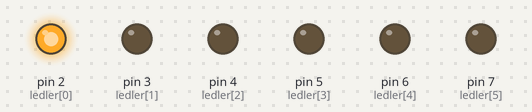
The sketch below on a simulated Arduino Uno, built with avr-gcc and run on an emulated ATmega328P. On the bench: output pins drawn as LEDs (lit = HIGH).

Above: at 0.02 s.
At 0.47 s:
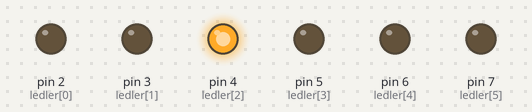
At 0.67 s:
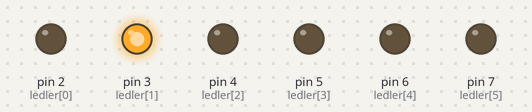
At 1.37 s:
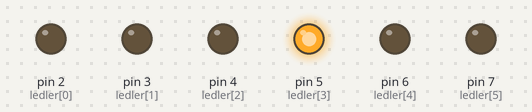
At 2.02 s:
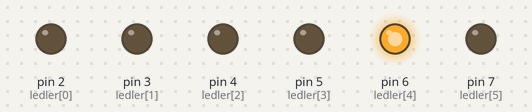
At 2.7 s:
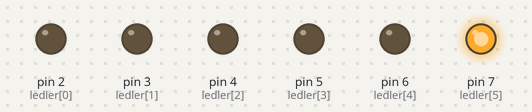
Timing chart, 0 to 3.0 s (numbered marks = the images above):
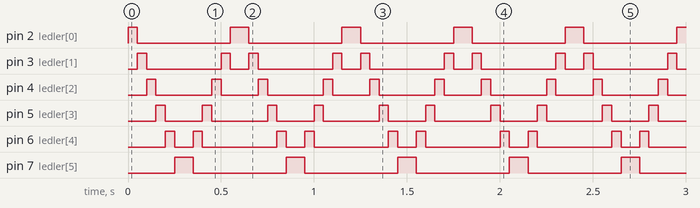

The sketch:

kara_simsek_yapimi_led_ileri_geri_yakma.ino
```cpp
int ledler [] = {2,3,4,5,6,7}; // ledleri pinlere bağladığımız yerler.

//tek tek yazmak yerine for döngüsü içerisinde yazıyoruz
void setup(){
for(int i =0; i<6;i++){
  pinMode(ledler[i],OUTPUT);

}

}

void loop(){
for(int j=0 ; j<6 ; j++){
  digitalWrite(ledler[j],HIGH);  //ileri doğru yak
  delay(50);
  digitalWrite(ledler[j],LOW);
}
for (int k=5 ; k>= 0 ; k--){
 digitalWrite(ledler[k],HIGH);  //geri doğru yak
  delay(50);
  digitalWrite(ledler[k],LOW);

}


}
```

Measured:
- by itself, pin 2 (ledler[0]), pin 7 (ledler[5]): alternates HIGH for 0.10 s and LOW for 0.50 s
- by itself, pin 3 (ledler[1]): repeats every 0.60 s: LOW 0.40 s, HIGH 0.05 s, LOW 0.10 s, HIGH 0.05 s
- by itself, pin 4 (ledler[2]): repeats every 0.60 s: LOW 0.30 s, HIGH 0.05 s, LOW 0.20 s, HIGH 0.05 s
- by itself, pin 5 (ledler[3]): repeats every 0.60 s: LOW 0.20 s, HIGH 0.05 s, LOW 0.30 s, HIGH 0.05 s
- by itself, pin 6 (ledler[4]): repeats every 0.60 s: LOW 0.10 s, HIGH 0.05 s, LOW 0.40 s, HIGH 0.05 s
